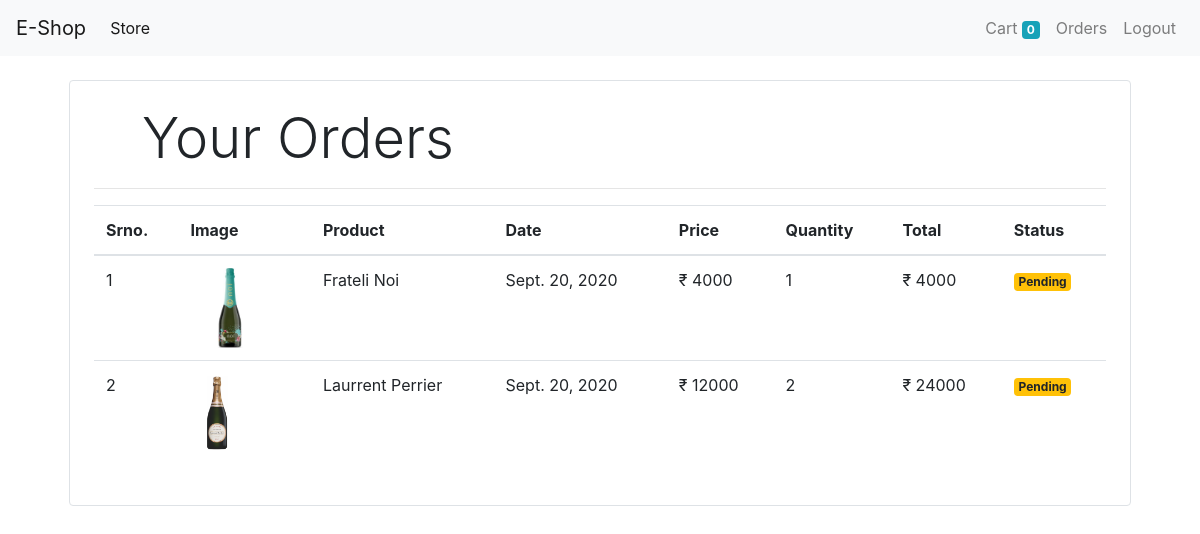
/orders (signed in), run on the app's committed database.
### store/models/orders.py (models this page shows, shortened)
class Order(models.Model):
    product = models.ForeignKey(Product, on_delete=models.CASCADE)
    customer = models.ForeignKey(Customer, on_delete=models.CASCADE)
    quantity = models.IntegerField(default=1)
    price = models.IntegerField()
    address = models.CharField(max_length=100, default='', blank=True)
    phone = models.CharField(max_length=50, default='', blank=True)
    date = models.DateField(default=datetime.datetime.today)
    status = models.BooleanField(default=False)
    @staticmethod
    def get_orders_by_customer(customer_id):
         return Order.objects.filter(customer = customer_id).order_by('-date')

### store/models/product.py (models this page shows, shortened)
class Product(models.Model):
    name = models.CharField(max_length=50)
    price = models.IntegerField(default=0)
    category = models.ForeignKey(Category , on_delete=models.CASCADE , default=1)
    description = models.CharField(max_length=200, default='' , null=True , blank=True)
    image = models.ImageField(upload_to='uploads/products/')

### store/middlewares/auth.py (the view)
    def middleware(request):
        returnUrl = request.META['PATH_INFO']
        if not request.session.get('customer'):
            return redirect(f'login?return_url={returnUrl}')
        response = get_response(request)
        return response

### store/templatetags/custom_filter.py (called while the page is built)
@register.filter(name='currency')
def currency(number):
    return "₹ "+str(number)

@register.filter(name='multiply')
def multiply(number, number1):
    return number * number1

### store/views/orders.py (called while the page is built)
   def get(self, request):
       customer = request.session.get('customer')
       orders = Order.get_orders_by_customer(customer)
       print(orders)
       orders = orders.reverse()
       return render(request, 'orders.html', {'orders' : orders})

### store/templates/orders.html
{% extends 'base.html' %} {% block content %} {% load cart %} {% load custom_filter %}
<div class="container">
    <div class="border rounded p-4 m-4">
        <p class="display-4 pl-4 ml-4">Your Orders</p>
        <hr>
        <table class="table">
            <thead>
                <tr>
                    <th>Srno.</th>
                    <th>Image</th>
                    <th>Product</th>
                    <th>Date</th>
                    <th>Price</th>
                    <th>Quantity</th>
                    <th>Total</th>
                    <th>Status</th>
                </tr>
            </thead>
            <tbody>
                {% for order in orders %}
                <tr>
                    <td>{{forloop.counter}}</td>
                    <td><img style="height: 80px;object-fit:
                    contain;" class="" src="{{order.product.image.url}}" alt=""></td>
                    <td>{{order.product.name}}</td>
                    <td>{{order.date}}</td>
                    <td>{{order.price|currency}}</td>
                    <td>{{order.quantity}}</td>
                    <td>{{order.quantity|multiply:order.price|currency}}</td>
                    {% if order.status %}
                    <td><small class="badge badge-success">Completed</small></td>
                    {% else %}
                    <td><small class="badge badge-warning">Pending</small></td>
                    {% endif %}
                </tr>
                {% endfor %}
            </tbody>
        </table>
    </div>
</div>
{% endblock %}

### store/templates/base.html (shortened to what this page needs)
<!doctype html>
<html lang="en">
<head>
    <link rel="stylesheet" href="https://stackpath.bootstrapcdn.com/bootstrap/4.5.2/css/bootstrap.min.css">
    <link rel="stylesheet" href="https://cdnjs.cloudflare.com/ajax/libs/font-awesome/4.7.0/css/font-awesome.min.css">
</head>
<body>
    <nav class="navbar navbar-expand-lg navbar-light bg-light">
        <a class="navbar-brand" href="/">E-Shop</a>
        <div class="collapse navbar-collapse" id="navbarSupportedContent">
            <ul class="navbar-nav mr-auto">
                <li class="nav-item active">
                    <a class="nav-link" href="#">Store <span class="sr-only">(current)</span></a>
                </li>
            </ul>
            <ul class="navbar-nav my-2 my-lg-0">
                <li class="nav-item">
                    <a class="nav-link" href="/cart">Cart <span class="badge badge-info">{{request.session.cart.keys|length}}</span> <span class="sr-only">(current)</span></a>
                </li>
                {% if request.session.customer %}
                <li class="nav-item">
                    <a class="nav-link" href="/orders">Orders <span class="sr-only">(current)</span></a>
                </li>
                <li class="nav-item">
                    <a class="nav-link" href="/logout">Logout <span class="sr-only">(current)</span></a>
                </li>
                {% endif %}
            </ul>
        </div>
    </nav>
    {% block content %}{% endblock %}
</body>
</html>

### data on the page
Order: product.image (picture), product.name "Frateli Noi", date "Sept. 20, 2020", price "₹ 4000", quantity "1", quantity|multiply "₹ 4000", status "Pending"
Order: product.image (picture), product.name "Laurrent Perrier", date "Sept. 20, 2020", price "₹ 12000", quantity "2", quantity|multiply "₹ 24000", status "Pending"

### other printed values
{{ request.session.cart.keys|length }} "0"
